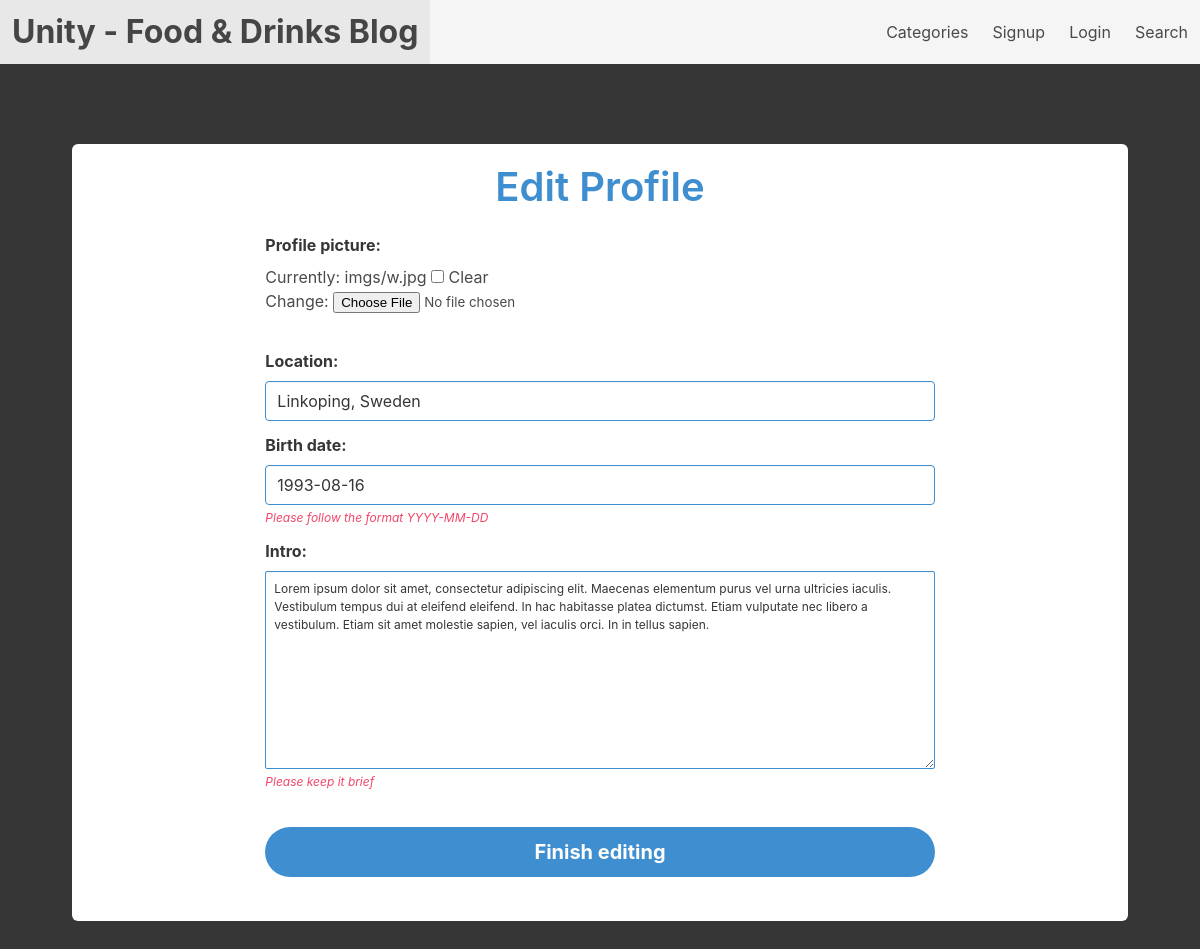
/edit_profile/1/, run on the app's committed database.
### blog/models.py (models this page shows, shortened)
class Profile(models.Model):
	user = models.OneToOneField(User, on_delete=models.CASCADE, related_name="profile")
	photo = models.ImageField(upload_to='imgs/', blank=True, null=True)
	intro = models.TextField(max_length=1000)
	location = models.CharField(max_length=30, blank=True, null=True)
	birth_date = models.DateField(null=True, blank=True)

### blog/views.py (the view, shortened to what this page needs)
# urls.py: path('edit_profile/<int:profile_id>/', views.edit_profile, name='edit_profile'),
def edit_profile(request, profile_id):
	profile = Profile.objects.get(id=profile_id)
	form = ProfileForm(instance=profile)
	context = {
		'form': form,
	}
	return render(request, 'blog/edit_profile.html', context)

### blog/forms.py
class ProfileForm(forms.ModelForm):
	class Meta:
		model = Profile
		fields = ['birth_date', 'location', 'photo', 'intro',]

### templates/blog/edit_profile.html (shortened to what this page needs)
{% extends 'base.html' %}
{% load widget_tweaks %}
{% block 'hero' %}
<div class="box is-shadowless">
	<form method="post" enctype="multipart/form-data">
		<div class="columns is-centered">
			<div class="column is-8">
				<h2 class="title is-size-2 has-text-info has-text-centered">Edit Profile</h2>
				<div class="field">
					<label class="label">Profile picture:</label>
					<div class="control">
						{{ form.photo }}
					</div>
				</div><br>
				<div class="field">
					<label class="label">{{ form.location.label_tag }}</label>
					<div class="control">
						{% render_field form.location class='input is-info' placeholder='e.g: Lahore, Pakistan' %}
					</div>
				</div>
				<div class="field">
					<label class="label">{{ form.birth_date.label_tag }}</label>
					<div class="control">
						{% render_field form.birth_date class='input is-info' placeholder='e.g: YYYY-MM-DD' %}
					</div>
					<div class="help has-text-danger">
						<p><em>Please follow the format YYYY-MM-DD</em></p>
					</div>
				</div>
				<div class="field">
					<label class="label">{{ form.intro.label_tag }}</label>
					<div class="control">
						{% render_field form.intro class='textarea is-small is-info' placeholder='e.g: Hello world' %}
					</div>
					<div class="help has-text-danger">
						<p><em>Please keep it brief</em></p>
					</div><br>
				</div>
				<div class="field">
					<div class="control">
						<input type="submit" value="Finish editing" class="button is-rounded is-info is-medium is-fullwidth has-text-weight-bold">
					</div>
				</div>
			</div>
		</div>
	</form><br>
</div>
{% endblock %}

### data on the page
Profile: location "Linkoping, Sweden", birth_date "1993-08-16", intro "Lorem ipsum dolor sit amet, consectetur adipiscing elit. Maecenas elementum purus vel urna ultricies iaculis. Vestibulum tempus dui at eleifend eleifend. In hac habitasse platea dictumst. Etiam vulputate nec libero a vestibulum. Etiam sit amet molestie sapien, vel iaculis orci. In in tellus sapien."
